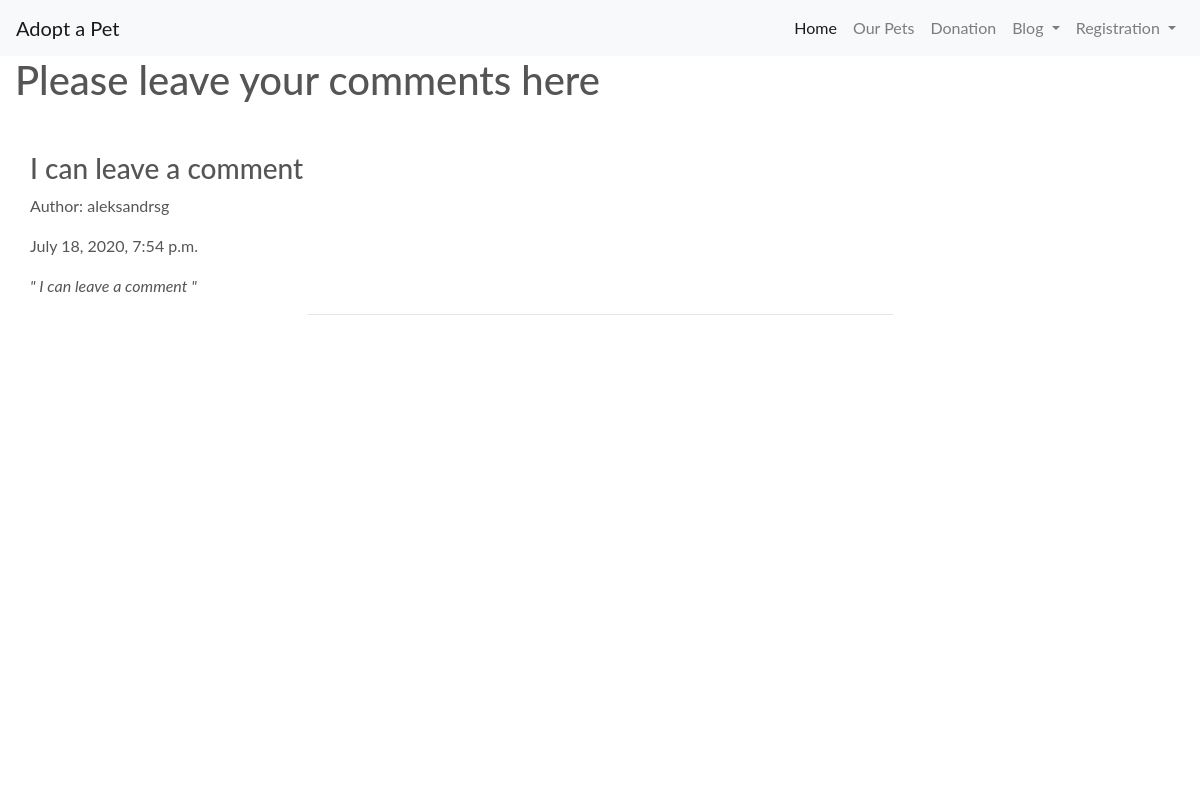
Screenshot of /blog/ with the database file from the repository.
### blog/models.py (models this page shows, shortened)
class Comment(models.Model):
    date = models.DateTimeField(auto_now_add=True)
    title = models.CharField(max_length=100)
    body = models.TextField(max_length=200)
    author = models.ForeignKey(User, default=None, on_delete=models.CASCADE)

### blog/views.py (the view)
# urls.py: path('', views.comments, name="comments"),
def comments(request):
    comments = Comment.objects.all()
    context={
        'comments':comments
    }
    return render(request, 'blog/blog.html', context)

### blog/templates/blog/blog.html
{% extends 'base.html'%}
{% block content%}
<div class="overlay"></div>
<div class="container-fluid">
<h1>Please leave your comments here</h1>
    {% for comment in comments %}
        <div class="mt-5 col-md-8">
            <h3 style="font-color:black"> {{ comment.title}}</h3>
            <p> Author: {{ comment.author}}</p>
            <p> {{ comment.date}}</p>
            <p style="font-style:italic">" {{ comment.body}} "</p>
        </div>
         <hr class="w-50 mb-1">
    {%endfor%}
</div>
{% endblock %}

### static/css/base.css (style rules this page uses)
html { height: 100%; }
body { background: url('/static/media/background2.jpg') no-repeat center center fixed; background-size: cover; height: calc(100vh - 164px); color: #555; font-family: 'Lato'; }
.overlay { height: 100%; width: 100%; top: 0; left: 0; position: fixed; background: white; z-index: -1; }

### rows the page displays
Comment: title "I can leave a comment", author "aleksandrsg", date "July 18, 2020, 7:54 p.m.", body "I can leave a comment"
